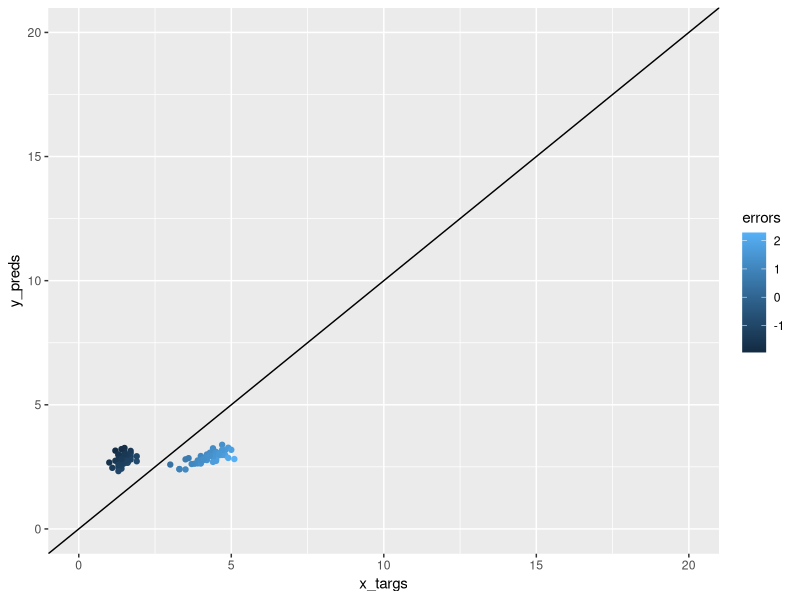
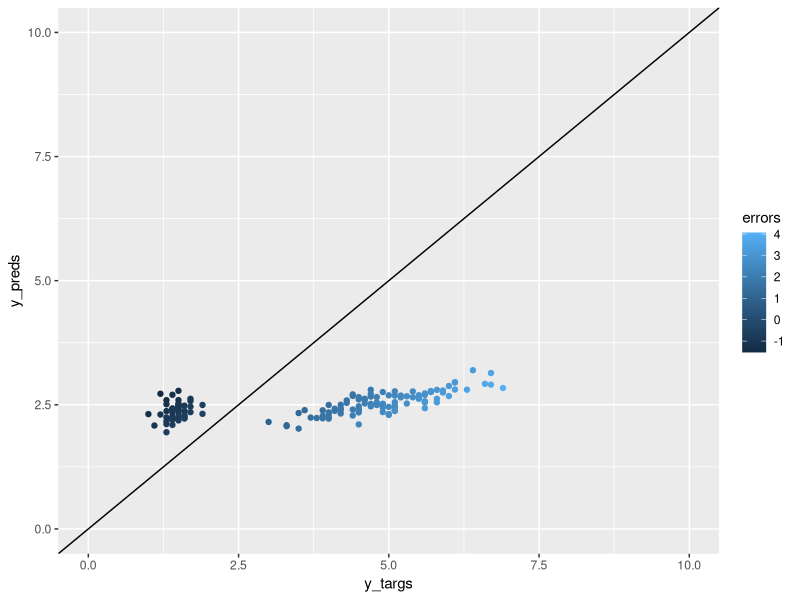

Recreate these plots in R, in order.
library(magrittr)
library(ggplot2)
set.seed(2600)

mark_ii <- function(x, y, eta, reps=1) {
  
  # inicializa pesos randomicos de distribuicao normal
  w1 <- rnorm(n = (dim(x)[2]+1)) %>% as.matrix # numero de pesos = numero de colunas em x + bias
  
  w21 <- rnorm(2) %>% as.matrix 
  w22 <- rnorm(2) %>% as.matrix 
  
  ypreds <- rep(0,dim(x)[1]) # inicializa predicoes em 0
  yerrors <- rep(0,dim(x)[1]) # inicializa predicoes em 0
  for (j in 1:reps){
    print(paste("This is training epoch:",j))
    print(paste("Current weights:",w1,w21,w21))
    
    # Processa as observacoes em x de forma aleatoria
    for (i in sample(1:length(y),replace=F)) { 
      # predicao
      ypred1 <- sum(w1 %*% c(as.numeric(x[i, ]),1))  
      
      ypred21 <- sum(w21 %*% as.numeric(ypred1))
      ypred22 <- sum(w22 %*% as.numeric(ypred1))
      
      out <- sum(ypred21,ypred22)
      
      # update em w . Eta ja ajustado para 1/2*eta
      delta_w22 <- eta * (-1) * (y[i] - ypred22) * ypred1 #d/dw22(targ - out)^2
      delta_w21 <- eta * (-1) * (y[i] - ypred21) * ypred1 #d/dw21(targ - out)^2
      #d/dw1(targ - out)^2 = 2(y[i] - (ypred21 + ypred22)) (-1) (sum(w21*w1*x[i,]) + sum(w21*w1*x[i,]))'
      # d/dw1 (sum(w21*w1*x[i,]) + sum(w21*w1*x[i,])) =  (sum(w21*x[i,]) + sum(w21*x[i,]))
      delta_w1 <- eta * (y[i] - (ypred21 + ypred22)) * -1 * 
        (sum( w21 %*% c(as.numeric(x[i,]),1)) + sum(w21 %*% c(as.numeric(x[i,]),1)))
      #nota: x[i,] sera multiplicado como matriz (dot product)
      w1 <- w1 - delta_w1
      w21 <- w21 - delta_w21
      w22 <- w22 - delta_w22
      ypreds[i] <- out # salva predicao21 atual
      yerrors[i] <- ypreds[i] - y[i]
    }
    print(paste("Mean squared error:", mean((yerrors)^2)))
  }
  return(ypreds)
}

train_df <- iris[1:100, c(1, 2, 3)]   
names(train_df) <- c("s.len", "s.wid", "p.len")
head(train_df)
train_df[60:65,]

x_features <- train_df[, c(1, 2)]
y_target <- train_df[, 3]

mark_ii_preds <- mark_ii(x = x_features,y = y_target,
                         eta=0.000002,reps = 40)
acc_data <- data.frame(y_preds=mark_ii_preds,
                     x_targs=y_target)

acc_data$errors <- y_target - mark_ii_preds 
cor.test(acc_data$y_preds,acc_data$x_targs)
ggplot(acc_data,aes(y=y_preds,x=x_targs,color=errors))+
  geom_point()+xlim(0,20)+ylim(0,20)+
  geom_abline(slope = 1,intercept = 0)

## Nao linear, incluindo terceira especie
train_df <- iris[, c(1, 2, 3)]   
names(train_df) <- c("s.len", "s.wid", "p.len")
head(train_df)
train_df[60:65,]

x_features <- train_df[, c(1, 2)]
y_target <- train_df[, 3]

# Convergencia boa
mark_ii_preds <- mark_ii(x = x_features,y = y_target,
                         eta=0.000001,reps = 40)

acc_data <- data.frame(y_preds=mark_ii_preds,
                       y_targs=y_target)

acc_data$errors <- y_target - mark_ii_preds 
cor.test(acc_data$y_preds,acc_data$y_targs)

ggplot(acc_data,aes(y=y_preds,x=y_targs,color=errors))+
  geom_point()+xlim(0,10)+ylim(0,10)+
  geom_abline(slope = 1,intercept = 0)
